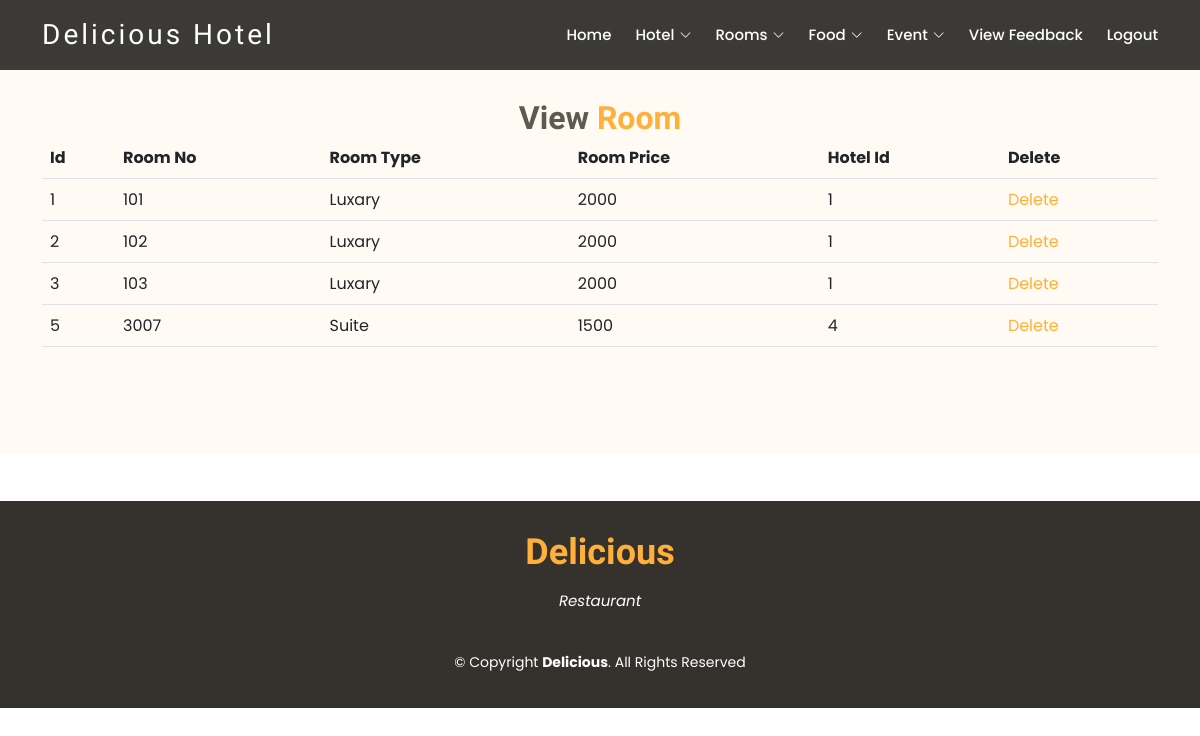
The page /ViewRoom.php on the database its author committed.
### tables this page shows
CREATE TABLE `room` (
  `id` int(11) NOT NULL,
  `Roomno` varchar(30) NOT NULL,
  `type` varchar(30) NOT NULL,
  `price` int(11) NOT NULL,
  `hotelid` int(11) NOT NULL
);

### ViewRoom.php (the view, shortened to what this page needs)
<html>
<head>
  <link href=" assets/vendor/animate.css/animate.min.css  " rel="stylesheet">
  <link href=" assets/vendor/bootstrap/css/bootstrap.min.css  " rel="stylesheet">
  <link href=" assets/vendor/bootstrap-icons/bootstrap-icons.css  " rel="stylesheet">
  <link href=" assets/vendor/boxicons/css/boxicons.min.css  " rel="stylesheet">
  <link href=" assets/vendor/glightbox/css/glightbox.min.css  " rel="stylesheet">
  <link href=" assets/vendor/swiper/swiper-bundle.min.css  " rel="stylesheet">
  <link href=" assets/css/style.css  " rel="stylesheet">
</head>
<body>
    <header id="header" class="fixed-top d-flex align-items-center header-transparent">
        <div class="container-fluid container-xl d-flex align-items-center justify-content-between">
          <div class="logo me-auto">
            <h1><a href="index2.html">Delicious Hotel</a></h1>
          </div>
          <?php
             require_once "adminmenu.php";
          ?>
        </div>
      </header>
      <main id="main">
      <br>
      <section id="about" class="about">
  <?php
       require_once "connect.php";
       $sql = "SELECT *FROM room";
        $stmt = $conn->prepare($sql);
        $stmt->execute();
        $result = $stmt->get_result();
?>
    <div class="container">
      <div class="section-title">
        <h2>View <span>Room</span></h2>
           <table class="table table-border" >
            <tr>
                <th>Id</th>
                <th>Room No</th>
                <th>Room Type</th>
                <th>Room Price</th>
                <th>Hotel Id</th>
                <th>Delete</th>
            </tr>
        <?php
     if ($result->num_rows > 0) {
    while ($row = $result->fetch_array()) {
        ?>
        <tr>
            <td><?php echo $row[0]; ?></td>
            <td><?php echo $row[1]; ?></td>
            <td><?php echo $row[2]; ?></td>
            <td><?php echo $row[3]; ?></td>
            <td><?php echo $row[4]; ?></td>
            <td><a href='deleteRoom.php?id=<?php echo $row[0]; ?>'>Delete</a></td>
        </tr>
<?php
    }
}
   ?>
            </table>
         </div>
    </div>
  </section>
  <div style="clear:both">
           <br><br>
    </div>
</main>
       <footer id="footer">
        <div class="container">
          <h3>Delicious</h3>
          <p>Restaurant</p>
          <div class="copyright">
            &copy; Copyright <strong><span>Delicious</span></strong>. All Rights Reserved
          </div>
        </div>
      </footer>
</body>
</html>

### assets/css/style.css (style rules this page uses)
body { font-family: "Poppins", sans-serif; color: #444444; }
a { text-decoration: none; color: #ffb03b; }
h1, h2, h3, h4, h5, h6 { font-family: "Satisfy", sans-serif; }
#header { top: 0px; height: 70px; z-index: 997; transition: all 0.5s; padding: 10px 0; background: rgba(26, 24, 22, 0.85); }
#header.header-transparent { background: rgba(26, 24, 22, 0.85); }
#header .logo h1 { font-size: 28px; margin: 0; line-height: 1; font-weight: 400; letter-spacing: 3px; }
#header .logo h1 a, #header .logo h1 a:hover { color: #fff; text-decoration: none; }
section { padding: 60px 0; }
.section-title { text-align: center; padding-bottom: 30px; }
.section-title h2 { margin: 15px 0 0 0; font-size: 32px; font-weight: 700; color: #5f5950; }
.section-title h2 span { color: #ffb03b; }
.about { background: #fffaf3; }
#footer { background: #35322d; color: #fff; font-size: 14px; text-align: center; padding: 30px 0; }
#footer h3 { font-size: 36px; font-weight: 700; color: #ffb03b; position: relative; padding: 0; margin: 0 0 15px 0; }
#footer p { font-size: 15; font-style: italic; padding: 0; margin: 0 0 40px 0; }
#footer .copyright { margin: 0 0 5px 0; }

### rows shown on the page
room: id "1", Roomno "101", type "Luxary", price "2000", hotelid "1"
room: id "2", Roomno "102", type "Luxary", price "2000", hotelid "1"
room: id "3", Roomno "103", type "Luxary", price "2000", hotelid "1"
room: id "5", Roomno "3007", type "Suite", price "1500", hotelid "4"
